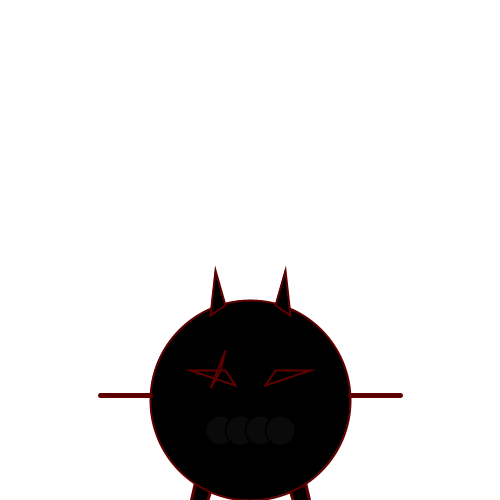
Frame 1 (no input)
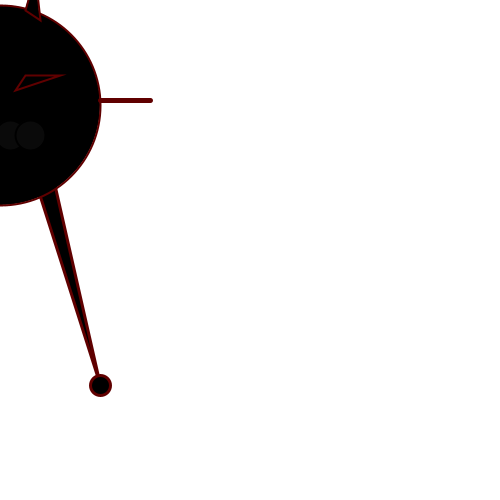
Frame 60 (the mouse pressed at the canvas centre just before this capture)
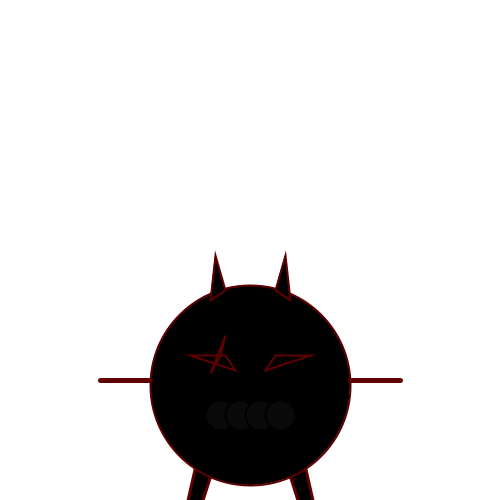
Frame 120 (the mouse held since frame 60 and released just before this capture)

The Processing sketch that drew these frames (run headless with seeded random() and noise(); from frame 60 on, the mouse is pressed at the canvas centre):

// Processing sketch: processing_123352
// ── processing_123352.pde

int monsterposX;
int monsterposY;

int richting;
int teller;

boolean test;

void setup() {
  size(500, 500);
  background(100);
  monsterposX = 250;
  monsterposY = 400;
  richting = 5;
  teller = 0;
  test = true;
  frameRate(60);
}
void draw() {
  background(255);
  strokeWeight(3);
  stroke(96, 0, 0);
  fill(100, 30, 20);

  if (test == true) {
    fill(0);
  }
  else if (test == false) {
    fill(55, 0, 0);
  }

  triangle(monsterposX-100, monsterposY+280, monsterposX-50, monsterposY+60, monsterposX-30, monsterposY+60); //linkerbeen
  triangle(monsterposX+100, monsterposY+280, monsterposX+50, monsterposY+60, monsterposX+30, monsterposY+60); //rechterbeen
  ellipse(monsterposX-100, monsterposY+280, 20, 20); //linkervoet
  ellipse(monsterposX+100, monsterposY+280, 20, 20); //rechtervoet

  strokeWeight(2);
  if (test == true) {
    fill(0);
  }
  else if (test == false) {
    fill(100, 30, 20);
  }
  ellipse(monsterposX, monsterposY, 200, 200); //lichaam

  if (test == true) {
    fill(0);
  }
  else if (test == false) {
    fill(80, 0, 0);
  }

  triangle(monsterposX-15, monsterposY-15, monsterposX-25, monsterposY-30, monsterposX-60, monsterposY-30); //linkeroog
  triangle(monsterposX+15, monsterposY-15, monsterposX+25, monsterposY-30, monsterposX+60, monsterposY-30); //rechteroog

  fill(10);
  stroke(0);

  ellipse(monsterposX-30, monsterposY+30, 30, 30); //mond1 (van links)
  ellipse(monsterposX-10, monsterposY+30, 30, 30); //mond2
  ellipse(monsterposX+10, monsterposY+30, 30, 30); //mond3
  ellipse(monsterposX+30, monsterposY+30, 30, 30); //mond4

  stroke(96, 0, 0); 
  if (test == true) {
    fill(0);
  }
  else if (test == false) {
    fill(60, 0, 0);
  }

  triangle(monsterposX-40, monsterposY-12, monsterposX-30, monsterposY-30, monsterposX-25, monsterposY-50); //litteken oog
  triangle(monsterposX-40, monsterposY-85, monsterposX-35, monsterposY-130, monsterposX-25, monsterposY-95);  //linkerhoorn
  triangle(monsterposX+40, monsterposY-85, monsterposX+35, monsterposY-130, monsterposX+25, monsterposY-95); //rechterhoorn

  strokeWeight(5);

  line(monsterposX-100, monsterposY-5, monsterposX-150, monsterposY-5); //linker'arm'
  line(monsterposX+100, monsterposY-5, monsterposX+150, monsterposY-5); //rechter'arm'


  monsterposX = mouseX;
  monsterposY = monsterposY - richting;

  println(teller);

  if (teller == 10) {
    teller = 0;
    test = !test;
  }
  if (monsterposY < 0 + 100) {
    richting = -richting;
    teller = teller +1;
  }
  if (monsterposY > 500 - 100) {
    richting = -richting;
  }
}
